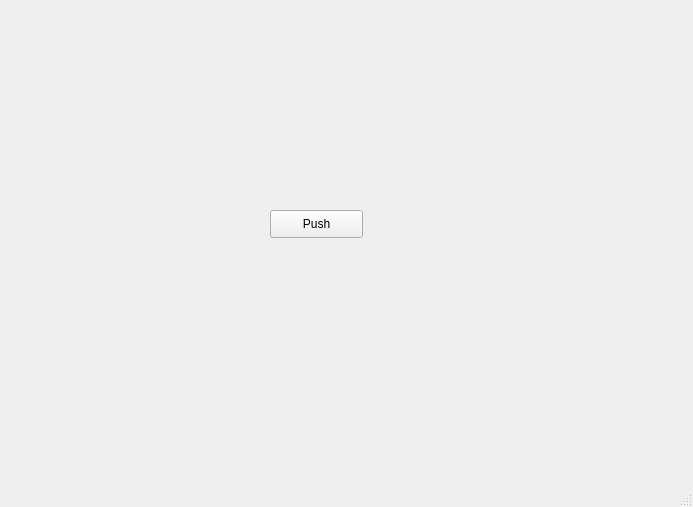
<?xml version="1.0" encoding="UTF-8"?>
<ui version="4.0">
 <class>MainWindow</class>
 <widget class="QMainWindow" name="MainWindow">
  <property name="geometry">
   <rect>
    <x>0</x>
    <y>0</y>
    <width>693</width>
    <height>507</height>
   </rect>
  </property>
  <property name="windowTitle">
   <string>MainWindow</string>
  </property>
  <widget class="QWidget" name="centralwidget">
   <widget class="QPushButton" name="pushButton">
    <property name="geometry">
     <rect>
      <x>270</x>
      <y>210</y>
      <width>93</width>
      <height>28</height>
     </rect>
    </property>
    <property name="text">
     <string>Push</string>
    </property>
   </widget>
  </widget>
  <widget class="QMenuBar" name="menubar">
   <property name="geometry">
    <rect>
     <x>0</x>
     <y>0</y>
     <width>693</width>
     <height>26</height>
    </rect>
   </property>
  </widget>
  <widget class="QStatusBar" name="statusbar"/>
 </widget>
 <resources/>
 <connections/>
</ui>
